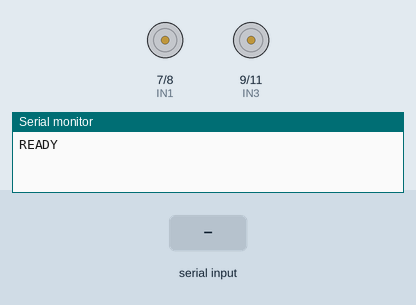
Simulated run of this sketch. Board: Arduino Uno, built with avr-gcc and run on an emulated ATmega328P. Parts: motor-driver pin pairs drawn as motors (green arrow = first pin HIGH = forward, orange = second pin HIGH = backward, longer = more drive, scaled by the enable pin), the last lines printed to the serial monitor. The inputs (shaded band) are chosen by the test bench.

Above: at 1.2 s.
1.3 s: "F,90\n" received over Serial
At 1.31 s:
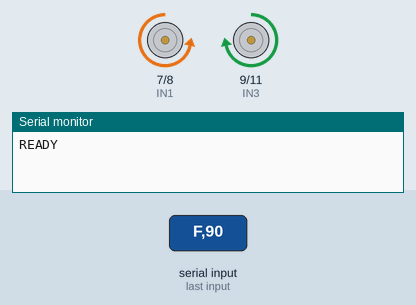
2.8 s: "B,90\n" received over Serial
At 2.81 s:
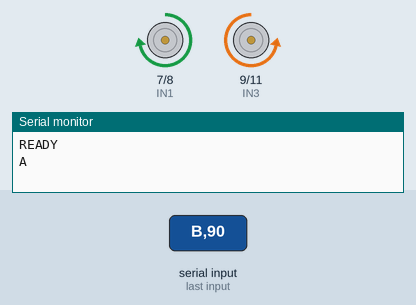
4.3 s: "TL,90\n" received over Serial
At 4.31 s:
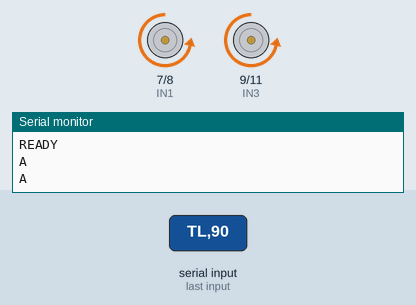
5.8 s: "TR,90\n" received over Serial
At 5.81 s:
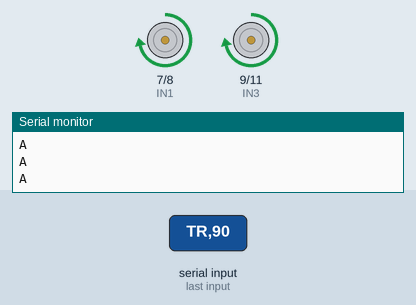
Timing chart, 0 to 8.3 s (numbered marks = the images above; inputs shaded):
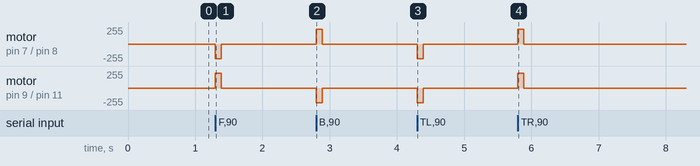

The sketch:

robot_control.ino
```cpp
// ============================================================================
// robot_control.ino — Autonomous 4WD Waste-Detection Robot Firmware
//
// Hardware:
//   - Arduino Uno
//   - L298N dual H-bridge motor driver (4WD chassis)
//   - HC-SR04 ultrasonic distance sensor
//   - Powered via USB from Raspberry Pi 4B (shared ground)
//
// VERIFIED PIN CONFIGURATION (from working lab sketches):
// ============================================================================

// --- L298N Motor Driver Pins ---
const int ENA = 5;   // PWM speed control — left motors
const int ENB = 6;   // PWM speed control — right motors
const int IN1 = 7;   // Left motor direction A
const int IN2 = 8;   // Left motor direction B
const int IN3 = 9;   // Right motor direction A
const int IN4 = 11;  // Right motor direction B

// --- HC-SR04 Ultrasonic Sensor ---
const int TRIG_PIN = 12;
const int ECHO_PIN = 13;

// --- IR Line Sensors (RESERVED — do NOT use these pins) ---
// Pin 2:  IR sensor (reserved)
// Pin 4:  IR sensor (reserved)
// Pin 10: IR sensor (reserved)

// --- Default Motor Speed (0–255 PWM) ---
int motorSpeed = 220;

// --- Ultrasonic Measurement Bounds (cm) ---
const float MIN_DISTANCE_CM = 2.0;
const float MAX_DISTANCE_CM = 200.0;

// --- pulseIn timeout: 30000 µs ≈ 515 cm round-trip ---
const unsigned long PULSE_TIMEOUT_US = 30000UL;

// --- Motion Timing (non-blocking) ---
const unsigned int MAX_MOTION_MS = 1500;  // Clamp all motion durations
bool motionActive = false;
unsigned long motionEndTime = 0;

// --- Serial Input Buffer ---
String inputBuffer = "";

// ============================================================================
// DIRECTION FUNCTIONS
//
// IMPORTANT: The lab sketch function names are MISLEADING.
//   Lab sketch "back()"    = Physical FORWARD  (toward camera/ultrasonic)
//   Lab sketch "forward()" = Physical BACKWARD  (away from camera)
// The functions below are named by PHYSICAL direction (what the robot
// actually does on the floor), NOT the lab sketch names.
// ============================================================================

void driveForward() {
  // Physical FORWARD: moves toward the camera/ultrasonic side
  // (Lab sketch calls this "back()")
  digitalWrite(IN1, LOW);
  digitalWrite(IN2, HIGH);
  digitalWrite(IN3, HIGH);
  digitalWrite(IN4, LOW);
  analogWrite(ENA, motorSpeed);
  analogWrite(ENB, motorSpeed);
}

void driveBackward() {
  // Physical BACKWARD: moves away from the camera/ultrasonic side
  // (Lab sketch calls this "forward()")
  digitalWrite(IN1, HIGH);
  digitalWrite(IN2, LOW);
  digitalWrite(IN3, LOW);
  digitalWrite(IN4, HIGH);
  analogWrite(ENA, motorSpeed);
  analogWrite(ENB, motorSpeed);
}

void pivotLeft() {
  // Pivot LEFT in place: left wheels backward, right wheels forward
  digitalWrite(IN1, LOW);
  digitalWrite(IN2, HIGH);
  digitalWrite(IN3, LOW);
  digitalWrite(IN4, HIGH);
  analogWrite(ENA, motorSpeed);
  analogWrite(ENB, motorSpeed);
}

void pivotRight() {
  // Pivot RIGHT in place: left wheels forward, right wheels backward
  digitalWrite(IN1, HIGH);
  digitalWrite(IN2, LOW);
  digitalWrite(IN3, HIGH);
  digitalWrite(IN4, LOW);
  analogWrite(ENA, motorSpeed);
  analogWrite(ENB, motorSpeed);
}

void stopMotors() {
  digitalWrite(IN1, LOW);
  digitalWrite(IN2, LOW);
  digitalWrite(IN3, LOW);
  digitalWrite(IN4, LOW);
  analogWrite(ENA, 0);
  analogWrite(ENB, 0);
  motionActive = false;
}

// ============================================================================
// ULTRASONIC READING
// ============================================================================

float readUltrasonicDistanceCm() {
  // Ensure trigger pin is low
  digitalWrite(TRIG_PIN, LOW);
  delayMicroseconds(2);

  // Send 10 µs high pulse to trigger ultrasonic burst
  digitalWrite(TRIG_PIN, HIGH);
  delayMicroseconds(10);
  digitalWrite(TRIG_PIN, LOW);

  // Measure round-trip echo duration in microseconds
  unsigned long durationUs = pulseIn(ECHO_PIN, HIGH, PULSE_TIMEOUT_US);

  if (durationUs == 0) {
    return -1.0;  // Timeout / no echo received
  }

  // Speed of sound in air at ~20 °C ≈ 0.0343 cm/µs
  // Distance = (duration × speed_of_sound) / 2
  float distanceCm = (durationUs * 0.0343) / 2.0;
  return distanceCm;
}

// ============================================================================
// COMMAND PROCESSING
//
// Protocol (newline-terminated):
//   F,<ms>    Drive forward for <ms> milliseconds (clamp ≤ 1500)
//   B,<ms>    Drive backward for <ms> milliseconds
//   TL,<ms>   Pivot left for <ms> milliseconds
//   TR,<ms>   Pivot right for <ms> milliseconds
//   S         Stop immediately
//   V,<0-255> Set motor PWM speed
//   Q         Query ultrasonic distance → replies R,<cm> or R,-1
//
// Motion commands reply "A\n" after completion (or override).
// ============================================================================

void startTimedMotion(unsigned int ms) {
  if (ms > MAX_MOTION_MS) ms = MAX_MOTION_MS;
  if (ms == 0) {
    stopMotors();
    return;
  }
  motionActive = true;
  motionEndTime = millis() + ms;
}

void processCommand(const String &cmd) {
  // --- Stop (highest priority) ---
  if (cmd == "S") {
    stopMotors();
    // No reply for S
    return;
  }

  // --- Any new command overrides a running motion ---
  if (motionActive) {
    stopMotors();
  }

  // --- Forward ---
  if (cmd.startsWith("F,")) {
    unsigned int ms = (unsigned int)cmd.substring(2).toInt();
    driveForward();
    startTimedMotion(ms);
  }
  // --- Backward ---
  else if (cmd.startsWith("B,")) {
    unsigned int ms = (unsigned int)cmd.substring(2).toInt();
    driveBackward();
    startTimedMotion(ms);
  }
  // --- Turn Left ---
  else if (cmd.startsWith("TL,")) {
    unsigned int ms = (unsigned int)cmd.substring(3).toInt();
    pivotLeft();
    startTimedMotion(ms);
  }
  // --- Turn Right ---
  else if (cmd.startsWith("TR,")) {
    unsigned int ms = (unsigned int)cmd.substring(3).toInt();
    pivotRight();
    startTimedMotion(ms);
  }
  // --- Set Speed ---
  else if (cmd.startsWith("V,")) {
    int spd = cmd.substring(2).toInt();
    if (spd < 0) spd = 0;
    if (spd > 255) spd = 255;
    motorSpeed = spd;
    // No reply for V
  }
  // --- Ultrasonic Query ---
  else if (cmd == "Q") {
    float distance = readUltrasonicDistanceCm();
    if (distance >= MIN_DISTANCE_CM && distance <= MAX_DISTANCE_CM) {
      Serial.print("R,");
      Serial.println(distance, 1);
    } else {
      Serial.println("R,-1");
    }
    // Q does not set motionActive, no A reply
  }
  // Unknown commands are safely ignored
}

// ============================================================================
// SETUP & LOOP
// ============================================================================

void setup() {
  Serial.begin(115200);
  while (!Serial) {
    ;  // Wait for serial port (needed for native USB boards)
  }

  // Motor driver pins
  pinMode(ENA, OUTPUT);
  pinMode(ENB, OUTPUT);
  pinMode(IN1, OUTPUT);
  pinMode(IN2, OUTPUT);
  pinMode(IN3, OUTPUT);
  pinMode(IN4, OUTPUT);

  // Ultrasonic sensor pins
  pinMode(TRIG_PIN, OUTPUT);
  pinMode(ECHO_PIN, INPUT);
  digitalWrite(TRIG_PIN, LOW);

  // Ensure motors are stopped on boot
  stopMotors();

  // Startup handshake
  Serial.println("READY");
}

void loop() {
  // --- Check for motion timeout (non-blocking) ---
  if (motionActive && millis() >= motionEndTime) {
    stopMotors();
    Serial.println("A");  // Acknowledge completion
  }

  // --- Read serial commands ---
  while (Serial.available() > 0) {
    char inChar = (char)Serial.read();

    if (inChar == '\n' || inChar == '\r') {
      inputBuffer.trim();
      if (inputBuffer.length() > 0) {
        processCommand(inputBuffer);
        inputBuffer = "";
      }
    } else {
      inputBuffer += inChar;
      // Prevent buffer overflow from malformed serial floods
      if (inputBuffer.length() > 32) {
        inputBuffer = "";
      }
    }
  }
}
```

Measured:
- after the input at 1.3 s, motor on pin 7 (IN1) / pin 8 (IN2): stopped → backward 220/255 at once, → stopped 0.09 s later; motor on pin 9 (IN3) / pin 11 (IN4): stopped → forward 220/255 at once, → stopped 0.09 s later
- after the input at 2.8 s, motor on pin 7 (IN1) / pin 8 (IN2): stopped → forward 220/255 at once, → stopped 0.09 s later; motor on pin 9 (IN3) / pin 11 (IN4): stopped → backward 220/255 at once, → stopped 0.09 s later
- after the input at 4.3 s, motor on pin 7 (IN1) / pin 8 (IN2), motor on pin 9 (IN3) / pin 11 (IN4): stopped → backward 220/255 at once, → stopped 0.09 s later
- after the input at 5.8 s, motor on pin 7 (IN1) / pin 8 (IN2), motor on pin 9 (IN3) / pin 11 (IN4): stopped → forward 220/255 at once, → stopped 0.09 s later
